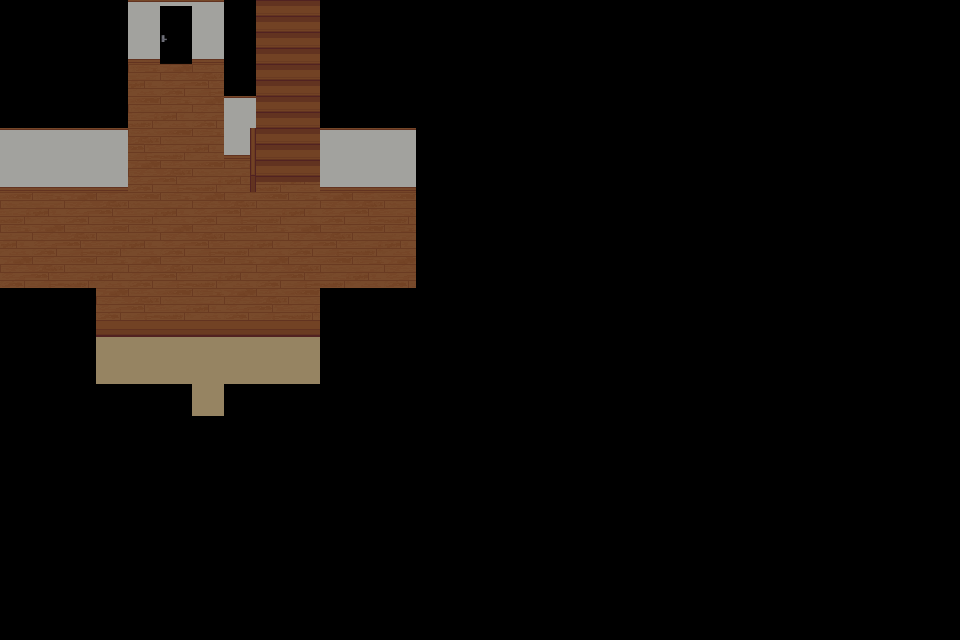

A 2D game scene composited from a Tiled map and its tileset images. What follows is a short description and the map's XML, with each tile layer's data collapsed to a summary:
An orthogonal 30x20 tile map with 32x32 px tiles, 3 tile layers (floor_and_wall, tiles, door_and_stairs), 10 tilesets.

<map version="1.9" tiledversion="1.9.2" orientation="orthogonal" renderorder="right-down" width="30" height="20" tilewidth="32" tileheight="32" infinite="0" nextlayerid="6" nextobjectid="1">
 <editorsettings>
  <export target="p.tmx" format="tmx" />
 </editorsettings>
 <tileset firstgid="1" source="../map/room-01-udz.tsx" />
 <tileset firstgid="897" source="../map/room-wasitu1-ud.tsx" />
 <tileset firstgid="1145" source="../map/room-01-udy.tsx" />
 <tileset firstgid="1561" source="../map/room-03-ud.tsx" />
 <tileset firstgid="1801" source="../map/room-01-udx.tsx" />
 <tileset firstgid="3017" source="../map/room-01-udw.tsx" />
 <tileset firstgid="4129" source="../map/room-01-ud.tsx" />
 <tileset firstgid="4497" source="../map/space.tsx" />
 <tileset firstgid="4501" source="../map/door.tsx" />
 <tileset firstgid="4507" source="../map/space2.tsx" />
 <layer id="3" name="floor_and_wall" width="30" height="20" locked="1">
  <data>[600 cells, 600 non-empty, 2 distinct tile ids]</data>
 </layer>
 <layer id="1" name="tiles" width="30" height="20" locked="1">
  <data>[600 cells, 600 non-empty, 10 distinct tile ids]</data>
 </layer>
 <layer id="5" name="door_and_stairs" width="30" height="20" locked="1">
  <data>[600 cells, 600 non-empty, 7 distinct tile ids]</data>
 </layer>
</map>
